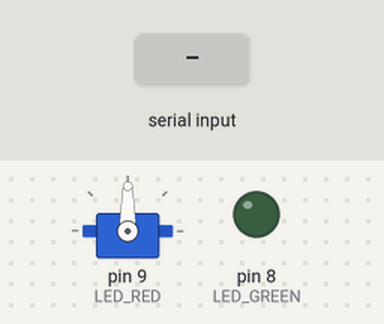
A sketch run on a simulated Arduino Uno, built with avr-gcc and run on an emulated ATmega328P. Shown: servo, output pins drawn as LEDs (lit = HIGH). Inputs (shaded band) come from the test bench. Pins used as bus, display or sensor lines are not drawn.

Above: at 0.1 s.
At 1.2 s:
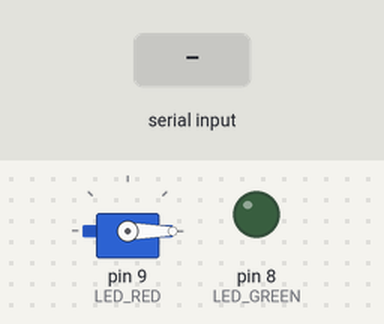
1.3 s: "1\n" received over Serial
At 2.9 s:
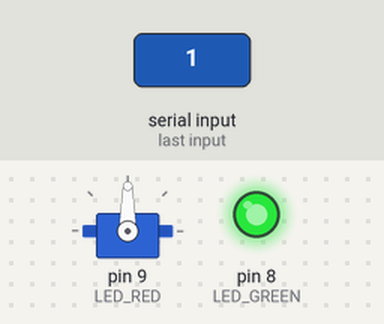
Timing chart, 0 to 8.0 s (numbered marks = the images above; inputs shaded):
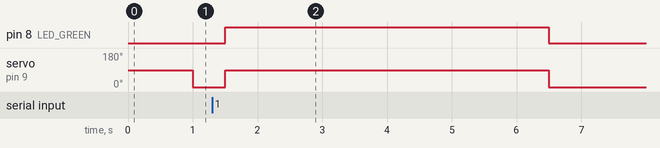

Measured:
- after the input at 1.3 s, pin 8 (LED_GREEN): LOW → HIGH after 0.20 s, → LOW 5.0 s later; servo on pin 9 (LED_RED): 0° → 90° after 0.20 s, → 0° 5.0 s later

The sketch:

main.ino
```cpp
//
#include <Servo.h>

const int LED_RED = 9;
const int LED_GREEN = 8;
Servo meuServo;
int dt = 0;

void setup()
{
  Serial.begin(9600);
  pinMode(LED_RED, OUTPUT);
  pinMode(LED_GREEN, OUTPUT);
  meuServo.attach(9);
  digitalWrite(LED_GREEN, LOW);
  digitalWrite(LED_RED, LOW);
}

void loop()
{
  dt = Serial.parseInt();
  if(dt == 1){
  	meuServo.write(90);
  	digitalWrite(LED_GREEN, HIGH);
  	digitalWrite(LED_RED, LOW);
    delay(4000);
  }
  else{
  	meuServo.write(0);
  	digitalWrite(LED_GREEN,LOW);
  	digitalWrite(LED_RED, HIGH);
  	delay(500);
  }
}
```
